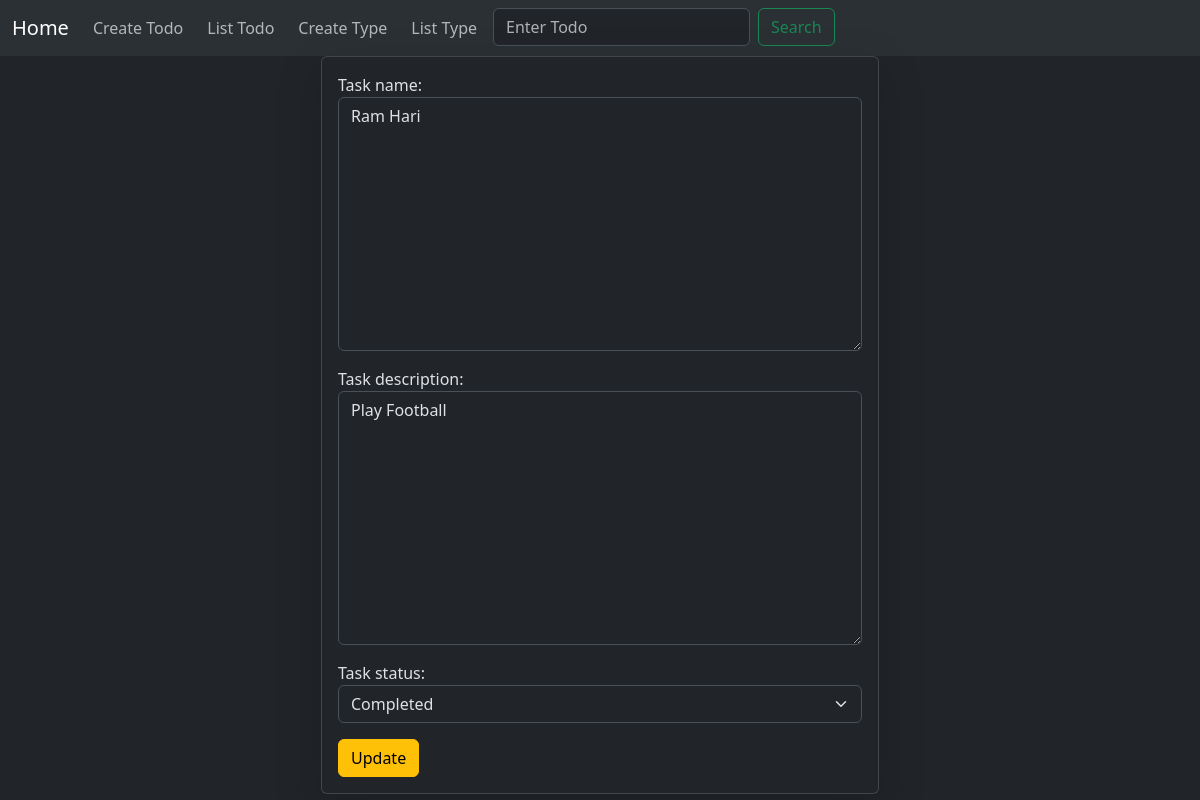
/update_todo/12/, run on an earlier commit of the app's database.
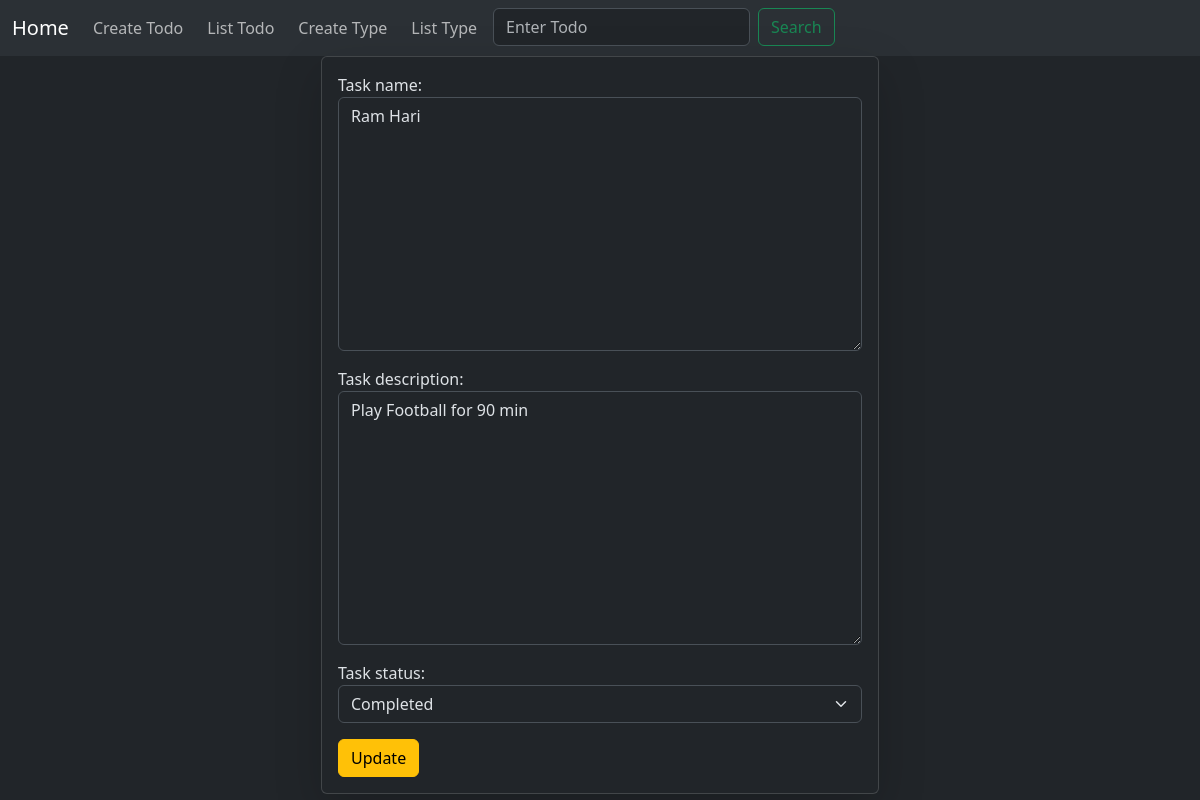
And on a later commit of the database.
### todo/models.py (models this page shows)
class Todo(models.Model):
    task_name = models.CharField(max_length=255)
    task_description = models.TextField()
    task_status = models.CharField(max_length=50)

### todo/views.py (the view)
# urls.py: path('update_todo/<int:pk>/', update_todo_view, name="update-todo"),
def update_todo_view(request, pk):
    todo_obj = Todo.objects.get(id=pk)
    todo_form = TodoForm(instance=todo_obj)
    if request.method == "POST":
        todo_form = TodoForm(instance=todo_obj, data=request.POST)
        if todo_form.is_valid():
            todo_form.save()
            return redirect('/todo')
    return render(request, 'update_todo.html', context={'form':todo_form})

### todo/forms.py
class TodoForm(ModelForm):
    class Meta:
        model = Todo
        fields = '__all__'
        widgets = {
            "task_name" : forms.Textarea(attrs={"class":"form-control"}),
            "task_description" : forms.Textarea(attrs={"class":"form-control"}),
            "task_status" : forms.Select(attrs={'class': 'form-select'},choices = (('Completed', 'Completed'), ('Ongoing', 'Ongoing'), ('Pending', 'Pending'))),
        }

### todo/templates/update_todo.html (shortened to what this page needs)
{% extends "layout.html" %}
{% block content %}
        <div class="col-6 mx-auto card p-3 shadow-lg">
            <form method="post">
                {{form.as_p}}
                <button type="submit" class="btn btn-warning">Update</button>
            </form>
        </div>
{% endblock %}

What changed in the data, as far as the page shows it:
changed Todo "Ram Hari": task_description "Play Football" → "Play Football for 90 min"
